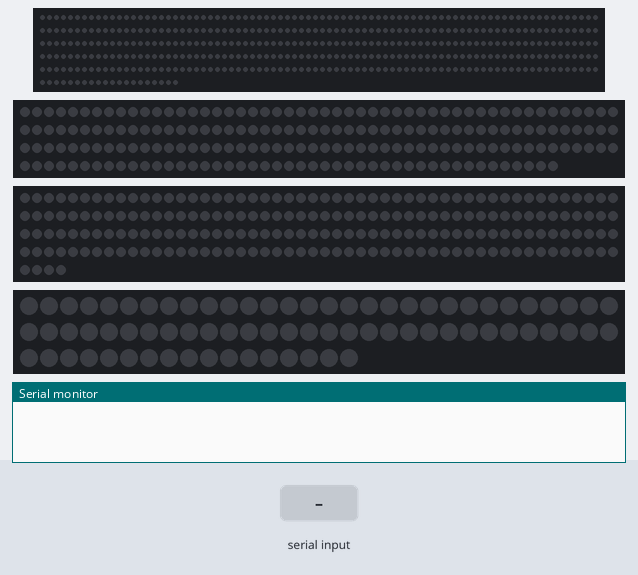
Recording of a sketch running on a simulated Arduino Mega 2560, built with avr-gcc and run on an emulated ATmega2560. Shown: 420 RGB LEDs in strip order, left to right, continuing on the next row, 195 RGB LEDs in strip order, left to right, continuing on the next row, 204 RGB LEDs in strip order, left to right, continuing on the next row, 77 RGB LEDs in strip order, left to right, continuing on the next row, the last lines printed to the serial monitor. The inputs (shaded band) are chosen by the test bench. Dim RGB values are drawn brighter than linear.

Above: at 1.2 s.
1.3 s: "1" received over Serial
At 3.2 s:
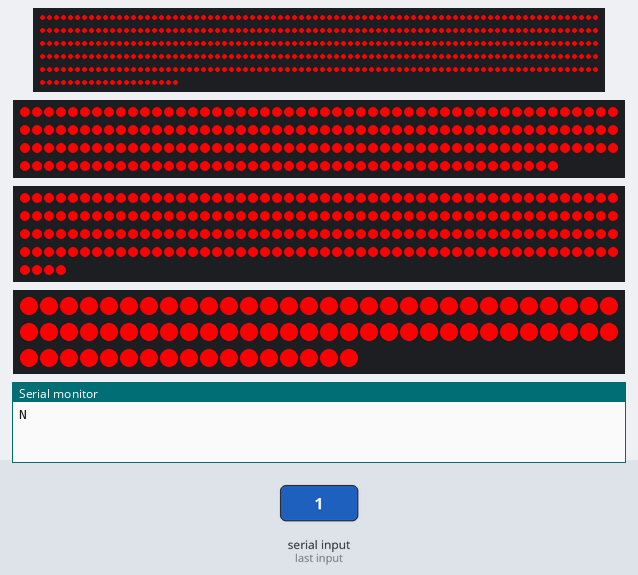
3.5 s: byte 23 (23) received over Serial
At 4.4 s:
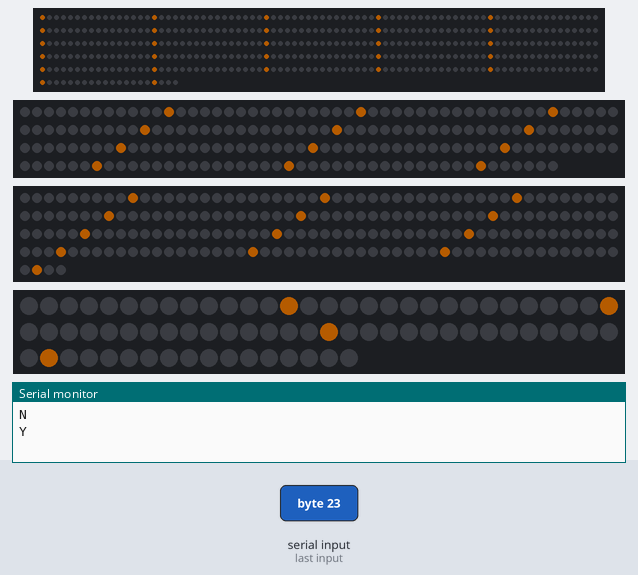
5.5 s: byte 8 (8) received over Serial
At 6.5 s:
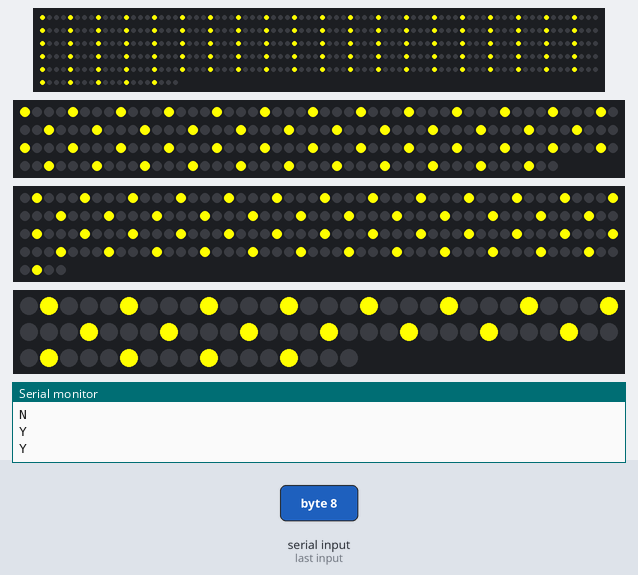
7.6 s: byte 9 (9) received over Serial
At 8.7 s:
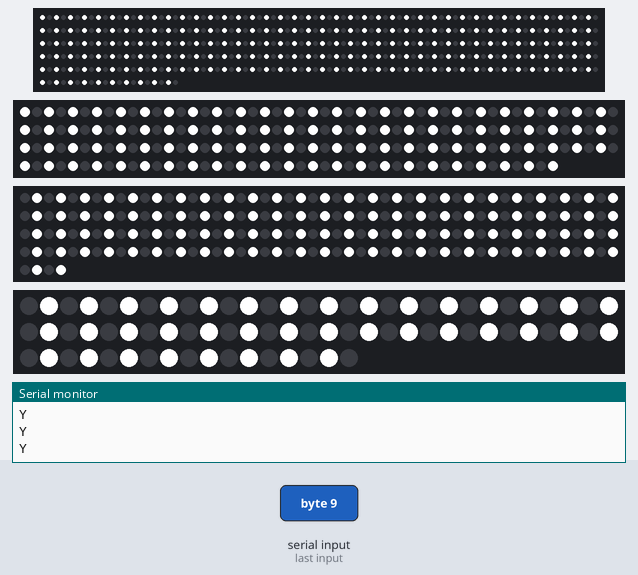
9.6 s: byte 10 (10) received over Serial
At 10.9 s:
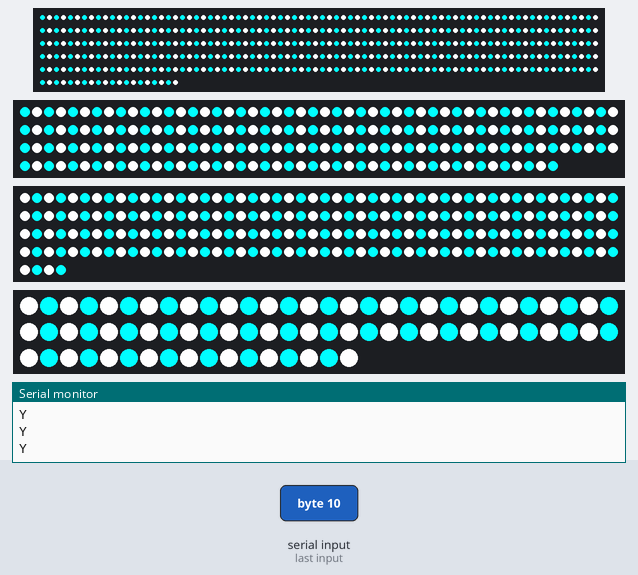
11.7 s: "0" received over Serial
At 12.5 s:
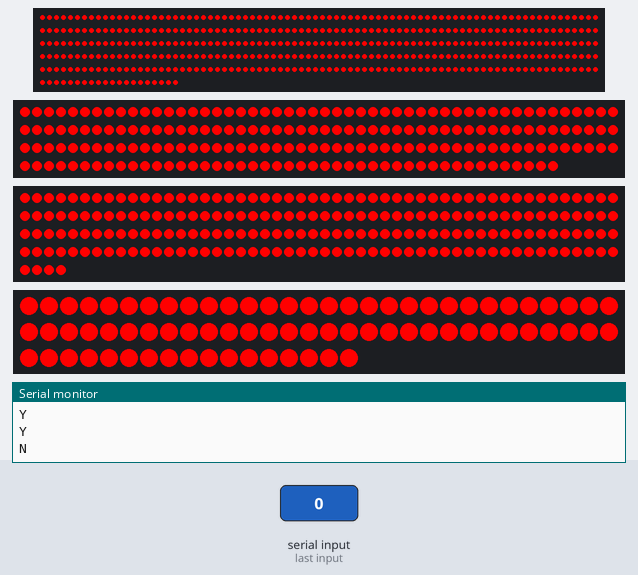
Timing chart, 0 to 14.7 s (numbered marks = the images above; inputs shaded):
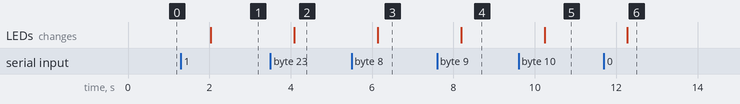

The sketch:

light-hacking-led-arduino-sketch.ino
```cpp
#include <FastLED.h>

#define LED_TYPE    WS2812B
#define COLOR_ORDER GRB

const int pin_0 = 40,
          pin_1 = 36,
          pin_2 = 30,
          pin_3 = 26;
const int number_0 = 420,
          number_1 = 195,
          number_2 = 204,
          number_3 = 77;
const int total = number_0 + number_1 + number_2 + number_3;

CRGB *led;
int max_bright = 255;         // 0-255 - this value is global across entire array

void show_zones() {
  FastLED.show();
}

// zs is start of zero-based index, ze is inclusive ending of range
// ie: zs=0,ze=4 sets all 5 led's with index of 0-4
// must call a show_zones() function after completed each setting of zones
void set_range(int zs, int ze, int r, int g, int b, int m) {
  for(int i = zs; i <= ze; ++i) {
    if(m == 0 || i % m == 0)
      led[i] = CRGB(r,g,b);
    else
      led[i] = CRGB(0,0,0);
  }
}

//zero-based zone value of 0-3
//ie set_zone(1,255,255,255,0) would set zone 1 to all white
void set_zone(int zone, int r, int g, int b, int m) {
  switch (zone) {
    case 0:
      set_range(0, number_0 - 1, r, g, b, m);
      break;
    case 1:
      set_range(number_0, number_0 + number_1 - 1, r, g, b, m);
      break;
    case 2:
      set_range(number_0 + number_1, number_0 + number_1 + number_2 - 1, r, g, b, m);
      break;
    case 3:
      set_range(number_0 + number_1 + number_2, total - 1, r, g, b, m);
      break;
    default:
      set_all(255,0,0);
      break;
  }

}

void set_all_white(int r, int g, int b, int m) {
    for(int i = 0; i < total; ++i) {
        if(m == 0 || i % m == 0)
          led[i] = CRGB(r,g,b);
        else
          led[i] = CRGB(255,255,255);
    }
    FastLED.show();
}

void set_all(int r, int g, int b, int m) {
    for(int i = 0; i < total; ++i) {
        if(m == 0 || i % m == 0)
          led[i] = CRGB(r,g,b);
        else
          led[i] = CRGB(0,0,0);
    }
    FastLED.show();
}

void set_all(int r, int g, int b) {
  set_all(r,g,b,0);
}

void set_all(int r, int g, int b, int a, int m) {
    FastLED.setBrightness(a);
    set_all(r,g,b,m);
}

void set_off() {
  for(int i = 0; i < total; ++i) led[i] = CRGB(0,0,0); } void receive_single_byte() { char rc; bool default_reached = false; if (Serial.available() > 0) {
      rc = Serial.read();
      switch(rc) {
        case 23:
        case 0:
        case 1:
        case 2:
        case 3:
        case 4:
        case 5:
        case 6:
        case 7:
          set_all(255,128,0,64,16);
          break;
        case 8:
          set_all(255,255,0,255,4);
          break;
        case 9:
          set_all(255,255,255,255,2);
          break;
        case 10:
        case 11:
        case 12:
        case 13:
        case 14:
        case 15:
        case 16:
        case 17:
        case 18:
          set_all_white(0,255,255,2);
          break;
        case 19:
          set_all(255,255,0,255,2);
          //set_all(255,255,0,255,0);
          break;
        case 20:
          //set_all(255,255,0,128,4);
          set_zone(0,255,255,0,4);
          set_zone(1,255,255,0,4);
          set_zone(2,255,255,0,4);
          set_zone(3,255,64,0,8);
          show_zones();
          break;
        case 21:
        case 22:
          set_all(255,128,0,64,4);
          break;
        default:
          set_all(255,0,0,255,0);
          default_reached = true;
          break;
      }
      Serial.flush();
      if(default_reached)
        Serial.write("N\n");
      else
        Serial.write("Y\n");
  }
}

void setup() {
  led = new CRGB[total];
  FastLED.addLeds<NEOPIXEL, pin_0>(led, 0, number_0);
  FastLED.addLeds<NEOPIXEL, pin_1>(led, number_0, number_1);
  FastLED.addLeds<NEOPIXEL, pin_2>(led, number_0 + number_1, number_2);
  FastLED.addLeds<NEOPIXEL, pin_3>(led, number_0 + number_1 + number_2, number_3);
  FastLED.setBrightness(max_bright);

  Serial.begin(9600);
  while(!Serial) { //Wait for Serial connection
    delay(100);
  }
}

void loop() {
  receive_single_byte();
  delay(1000);
}
```

Measured:
- after the input at 1.3 s, the LEDs: change after 0.74 s (image 1)
- after the input at 3.5 s, the LEDs: change after 0.59 s (image 2)
- after the input at 5.5 s, the LEDs: change after 0.64 s (image 3)
- after the input at 7.6 s, the LEDs: change after 0.59 s (image 4)
- after the input at 9.6 s, the LEDs: change after 0.64 s (image 5)
- after the input at 11.7 s, the LEDs: change after 0.58 s (image 6)
